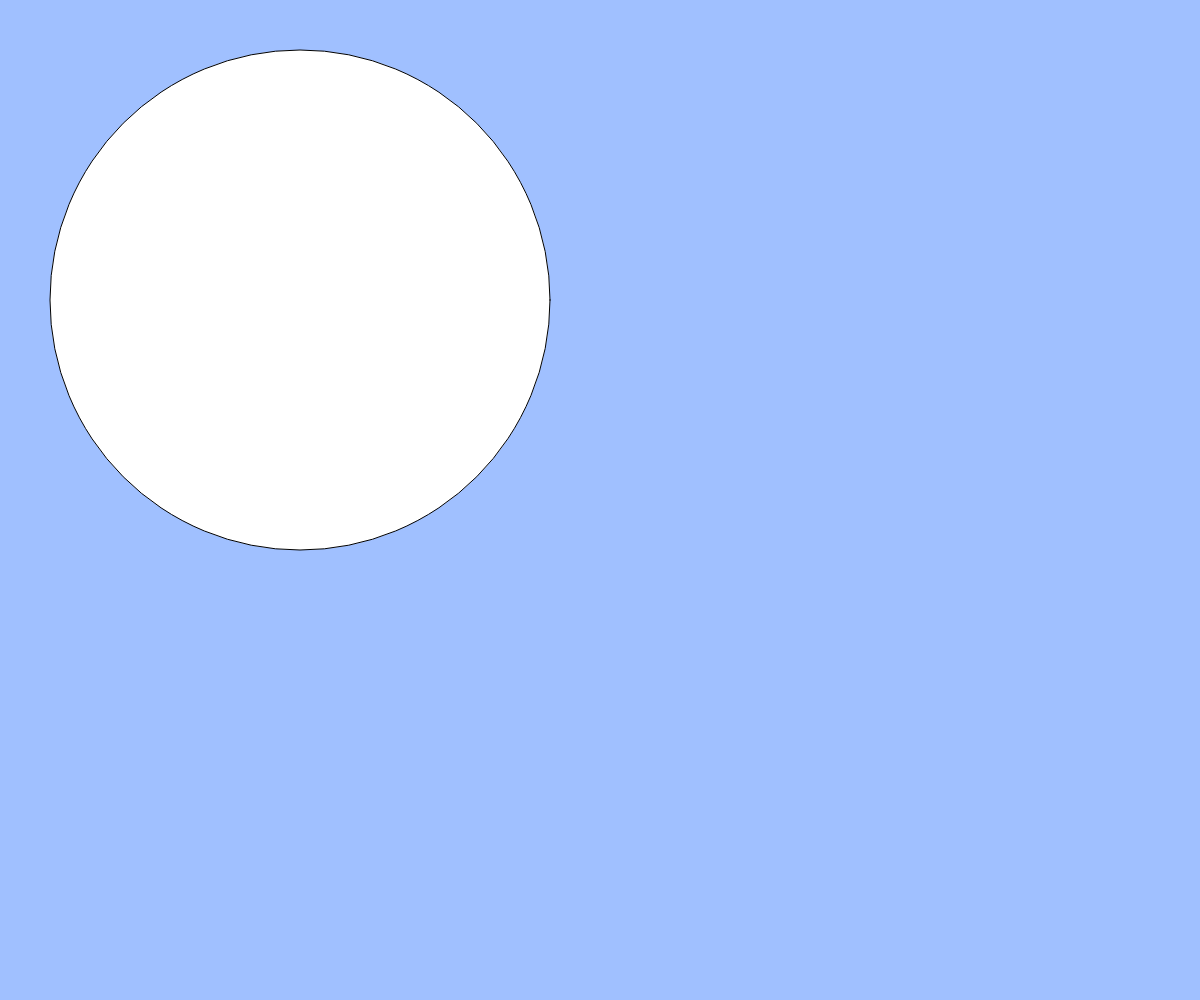
Frame 1 (no input)
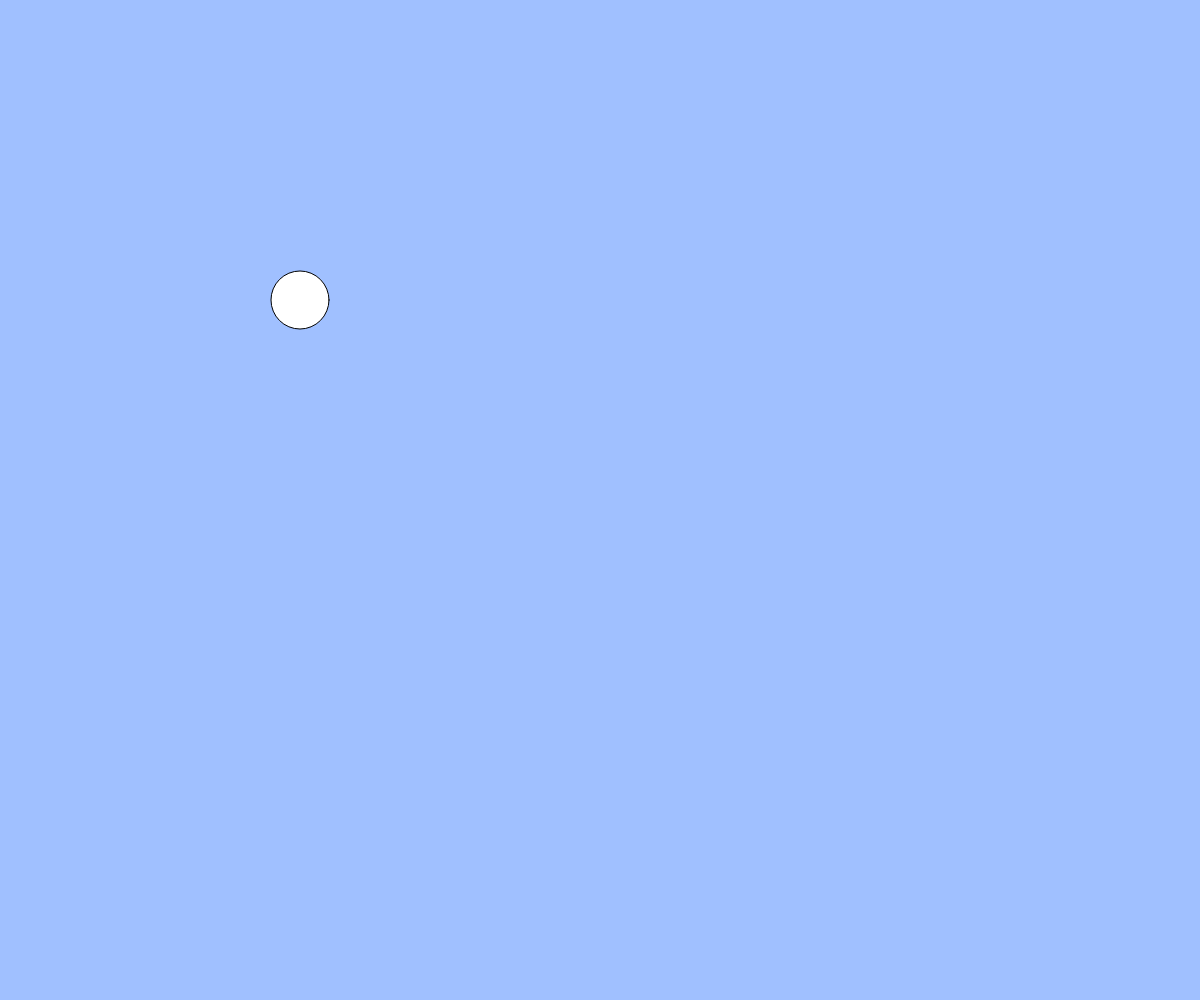
Frame 60 (no input)
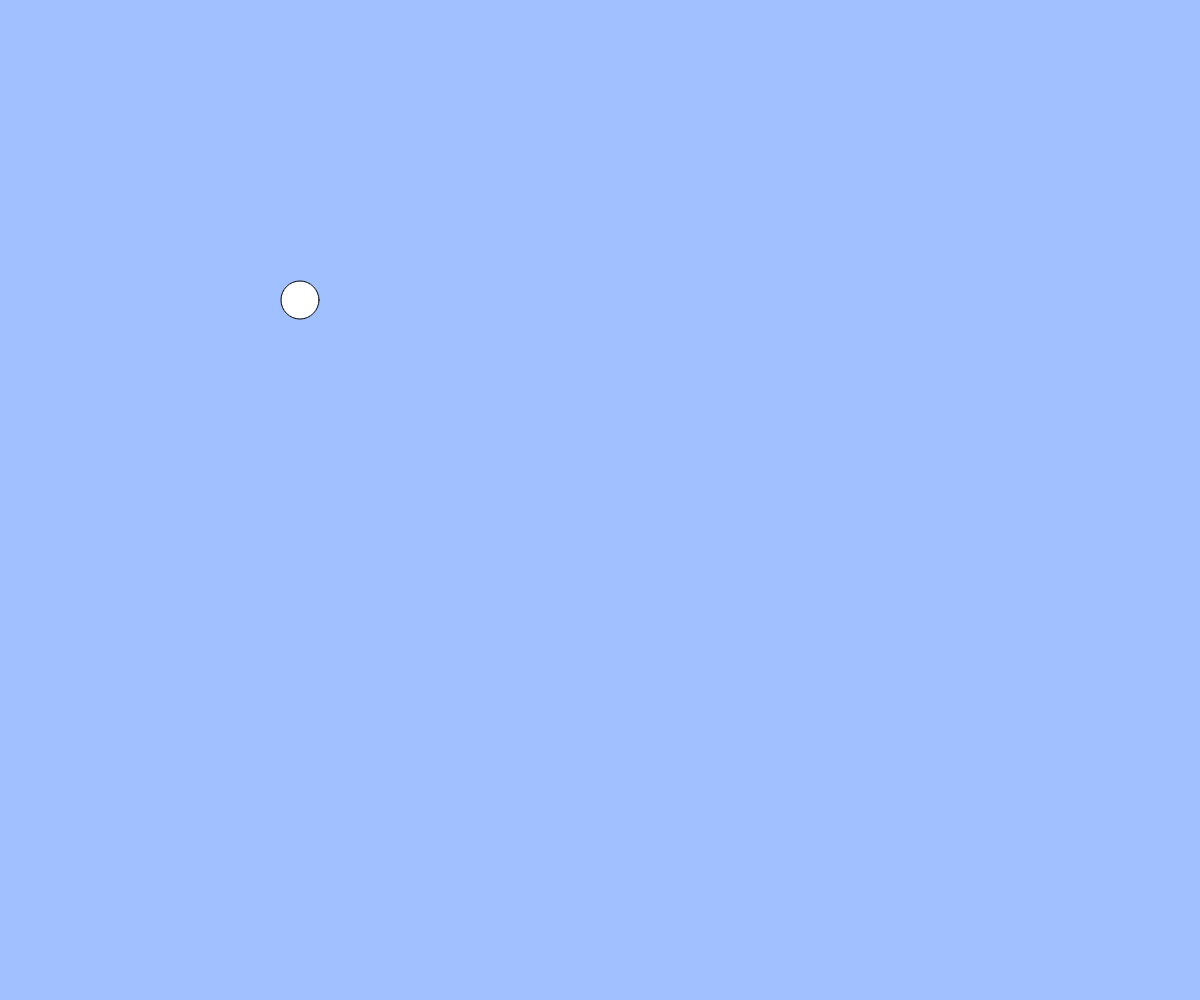
Frame 120 (the mouse pressed at the canvas centre since frame 60)

The p5.js sketch that drew these frames (run headless with seeded random() and noise() and a simulated clock; from frame 60 on, the mouse is pressed at the canvas centre):

// p5.js sketch
// ── sketch.js
let x, z; // ポイント1：関数の外で変数を宣言する

function setup(){
  createCanvas(windowWidth, windowHeight);
  x = width / 2;
  z = height / 2;
}

function draw(){
  background(160, 192, 255); // ポイント2: draw の最初に background を書く
  ellipse(300, 300, z);
  z += 2;
  while(z > 100){
  z -= 70;
}
 if(keyIsDown(LEFT_ARROW)){ z += 2;
 while(z > 100){
 z -= 50; }
}
}
